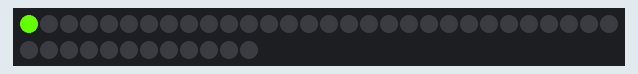
Bench run of a sketch on a simulated Arduino Uno, built with avr-gcc and run on an emulated ATmega328P. On the bench: 42 RGB LEDs in strip order, left to right, continuing on the next row. Dim RGB values are drawn brighter than linear; random numbers use the default seed unless the sketch sets one.

Above: at 0.16 s.
At 0.78 s:
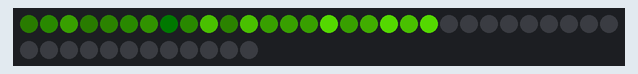
At 1.72 s:
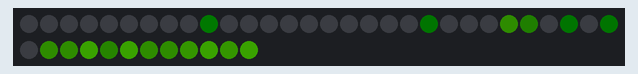
At 21.11 s:
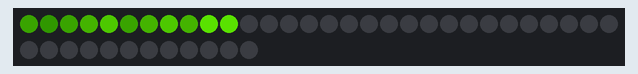
At 21.78 s:
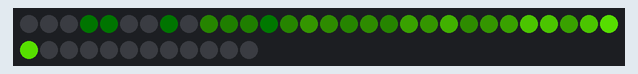
At 22.44 s:
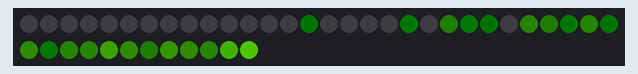

The sketch:

meteor-shower.ino
```cpp
#include <FastLED.h>
#define NUM_LEDS 42
#define DATA_PIN 6

CRGB leds[NUM_LEDS];

void setup() {
  // Serial.begin(9600);
  FastLED.addLeds<WS2811, DATA_PIN, GRB>(leds, NUM_LEDS).setCorrection(TypicalLEDStrip);
  // limit my draw to 5W
  FastLED.setMaxPowerInMilliWatts(500);
  FastLED.clear();
  FastLED.show();

  // // for shooting star
  // FastLED.addLeds<WS2811, DATA_PIN, GRB>(leds, NUM_LEDS).setCorrection(TypicalLEDStrip);
  // FastLED.setMaxPowerInVoltsAndMilliamps(5, 1500);  // Set power limit of LED strip to 5V, 1500mA
  // FastLED.clear();                                  // Initialize all LEDs to "OFF"
}

void loop() {
  // colorWipe(40, 255, 0, NUM_LEDS);
  // colorWipe(0, 0, 0, NUM_LEDS);

  // rainbowCycle(14);

  // randomStar();
  randomMeteor();
}

void randomStar() {
  int randTime = random(15, 30);
  // r, g, b, tail, delay, interval, direction
  // shootingStarAnimation(180, 255, 20, NUM_LEDS, random(5, 20), (randTime * 1000), 1);
  shootingStarAnimation(255, 255, 255, NUM_LEDS, random(5, 20), (randTime * 1000), 1);
}

void randomMeteor() {
  int randomColor = random(1, 7);
  int colors[7][3] = {
    { 0, 255, 0 },     // red
    { 40, 255, 0 },    // orange
    { 100, 255, 0 },   // yellow
    { 255, 0, 0 },     // green
    { 0, 0, 255 },     // blue
    { 0, 255, 255 },   // purple
    { 255, 255, 255 }  // white
  };

  // green, red, blue, meteorSize, tailDecay, randomDecay, speedDelay
  meteorRain(colors[randomColor][0], colors[randomColor][1], colors[randomColor][2], 1, 100, true, random(1, 30));

  int randTime = random(5, 30);
  delay(randTime * 1000);
}

void setAll(byte red, byte green, byte blue) {
  for (int i = 0; i < NUM_LEDS; i++) {
    setPixel(i, red, green, blue);
  }
  showStrip();
}

void colorWipe(byte red, byte green, byte blue, int SpeedDelay) {
  for (uint16_t i = 0; i < NUM_LEDS; i++) {
    setPixel(i, red, green, blue);
    showStrip();
    delay(SpeedDelay);
  }
}

void rainbowCycle(int SpeedDelay) {
  byte *c;
  uint16_t i, j;

  for (j = 0; j < 256 * 5; j++) {  // 5 cycles of all colors on wheel
    for (i = 0; i < NUM_LEDS; i++) {
      c = Wheel(((i * 256 / NUM_LEDS) + j) & 255);
      setPixel(i, *c, *(c + 1), *(c + 2));
    }
    showStrip();
    delay(SpeedDelay);
  }
}

byte *Wheel(byte WheelPos) {
  static byte c[3];

  if (WheelPos < 85) {
    c[0] = WheelPos * 3;
    c[1] = 255 - WheelPos * 3;
    c[2] = 0;
  } else if (WheelPos < 170) {
    WheelPos -= 85;
    c[0] = 255 - WheelPos * 3;
    c[1] = 0;
    c[2] = WheelPos * 3;
  } else {
    WheelPos -= 170;
    c[0] = 0;
    c[1] = WheelPos * 3;
    c[2] = 255 - WheelPos * 3;
  }

  return c;
}

void meteorRain(byte red, byte green, byte blue, byte meteorSize, byte meteorTrailDecay, boolean meteorRandomDecay, int SpeedDelay) {
  setAll(0, 0, 0);

  for (int i = 0; i < NUM_LEDS + NUM_LEDS; i++) {

    // fade brightness all LEDs one step
    for (int j = 0; j < NUM_LEDS; j++) {
      if ((!meteorRandomDecay) || (random(10) > 5)) {
        fadeToBlack(j, meteorTrailDecay);
      }
    }

    // draw meteor
    for (int j = 0; j < meteorSize; j++) {
      if ((i - j < NUM_LEDS) && (i - j >= 0)) {
        setPixel(i - j, red, green, blue);
      }
    }

    showStrip();
    delay(SpeedDelay);
  }
}

void fadeToBlack(int ledNo, byte fadeValue) {
  // FastLED
  leds[ledNo].fadeToBlackBy(fadeValue);
}

void showStrip() {
  // FastLED
  FastLED.show();
}

void setPixel(int Pixel, byte red, byte green, byte blue) {
  // FastLED
  leds[Pixel].r = red;
  leds[Pixel].g = green;
  leds[Pixel].b = blue;
}

unsigned long previousMillis = 0;  // Stores last time LEDs were updated
int count = 0;                     // Stores count for incrementing up to the NUM_LEDs

void shootingStarAnimation(int red, int green, int blue, int tail_length, int delay_duration, int interval, int direction) {
  /*
   * red - 0 to 255 red color value
   * green - 0 to 255 green color value
   * blue - 0 to 255 blue color value
   * tail_length - value which represents number of pixels used in the tail following the shooting star
   * delay_duration - value to set animation speed. Higher value results in slower animation speed.
   * interval - time between each shooting star (in miliseconds)
   * direction - value which changes the way that the pixels travel (uses -1 for reverse, any other number for forward)
  */
  unsigned long currentMillis = millis();  // Get the time
  if (currentMillis - previousMillis >= interval) {
    previousMillis = currentMillis;  // Save the last time the LEDs were updated
    count = 0;                       // Reset the count to 0 after each interval
  }
  if (direction == -1) {  // Reverse direction option for LEDs
    if (count < NUM_LEDS) {
      leds[NUM_LEDS - (count % (NUM_LEDS + 1))].setRGB(red, green, blue);  // Set LEDs with the color value
      count++;
    }
  } else {
    if (count < NUM_LEDS) {                                   // Forward direction option for LEDs
      leds[count % (NUM_LEDS + 1)].setRGB(red, green, blue);  // Set LEDs with the color value
      count++;
    }
  }
  fadeToBlackBy(leds, NUM_LEDS, tail_length);  // Fade the tail LEDs to black
  FastLED.show();
  delay(delay_duration);  // Delay to set the speed of the animation
}
```
